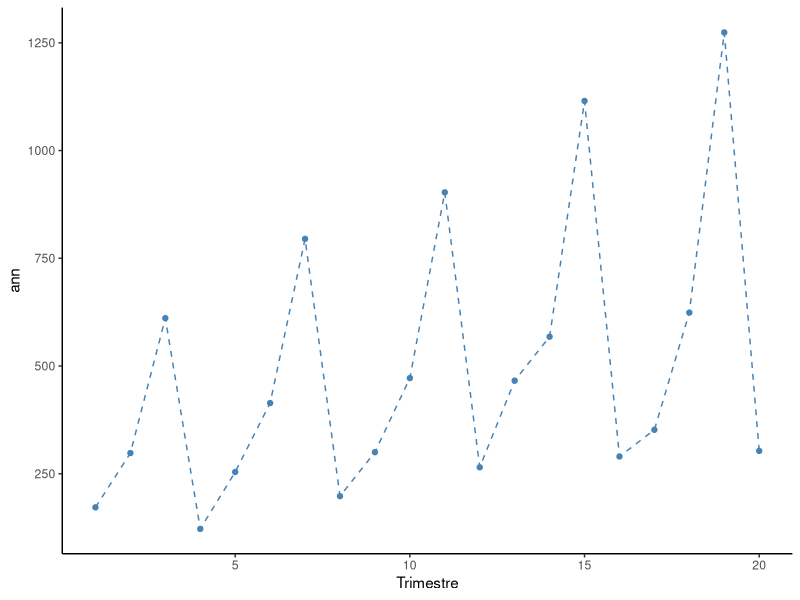

Write R code to recreate this figure.
library(ggplot2)
theme_set(
  theme_classic() +
    theme(legend.position = "top")
)

df <- data.frame(ann=c(172, 298, 611, 122, 254, 414, 795, 198, 300, 472, 903, 265, 466, 568, 1115, 290, 352, 624, 1274, 303),
                 Trimestre=c(1, 2, 3, 4, 5, 6, 7, 8, 9, 10, 11, 12, 13, 14, 15, 16, 17, 18, 19, 20))
head(df, 4)

p <- ggplot(data = df, aes(x = Trimestre, y = ann, group = 1)) 
p + geom_line(linetype = "dashed", color = "steelblue")+
  geom_point(color = "steelblue")
